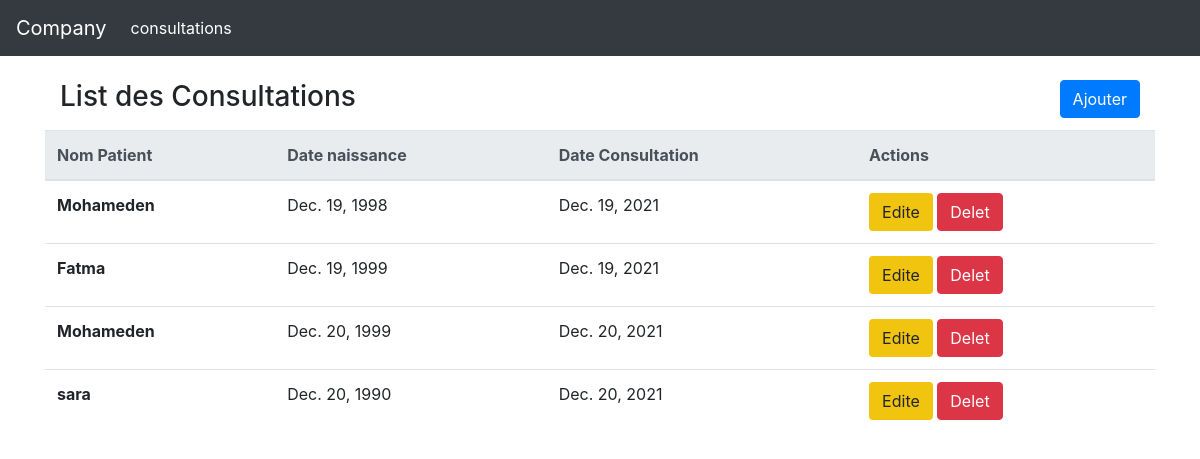
Before: / with the older database file.
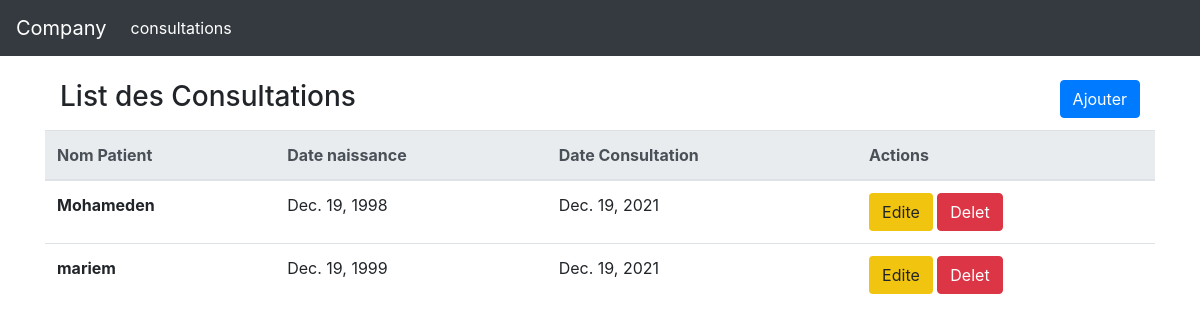
After: the same page with the newer database file.
### Dev/models.py (models this page shows, shortened)
class Consultation(models.Model):
    SEX = (
        ('Homme', 'Homme'),
        ('Femme', 'Femme')
    )
    GROUPE_SANGUIN = (
        ('O+', 'O+'),
        ('A+', 'A+'),
        ('B+', 'B+'),
        ('O-', 'O-'),
        ('A-', 'A-'),
        ('AB+', 'AB+'),
        ('B-', 'B-'),
        ('AB-', 'AB-')
    )
    nom = models.CharField(max_length=50,default="")
    prenom =  models.CharField(max_length=50,default="")
    Date_Naissance = models.DateField()
    sex =  models.CharField(max_length=6,default="", choices=SEX)
    groupe_Sanguin = models.CharField(max_length=3,default="", choices=GROUPE_SANGUIN)
    profile_pic = models.ImageField(null=True, blank=True)
    Date_Consultation = models.DateField()
    Poids = models.FloatField(default="")
    Tension = models.CharField(max_length=20,default="")
    Taille = models.FloatField(default="")
    Observation = models.TextField(max_length=5000,default="")

### Dev/views.py (the view)
# urls.py: 2. Add a URL to urlpatterns:  path('', views.home, name='home')
def home(request):
    Consult = Consultation.objects.all()
    return render(request, 'home.html', {'Consult' : Consult})

### templates/home.html
 {% extends "header.html" %}
     {% block  content %}
     <br>
  <div class="container">
    <section class="content-header">
      <div class="container-fluid">
        <div class="row mb-2">
          <div class="col-sm-6">
            <h3>List des Consultations</h3>
          </div>
          <div class="col-sm-6 ">
            <a class="btn btn-primary float-sm-right" href="{% url 'AjoutConsultation' %}">Ajouter</a>
          </div>
        </div>
      </div>
    </section>
        <table class="table">
        <thead class="thead-light">
          <tr>
            <th scope="col">Nom Patient</th>
            <th scope="col">Date naissance</th>
            <th scope="col">Date Consultation</th>
            <th scope="col">Actions</th>
          </tr>
        </thead>
        <tbody>
        {% for C in Consult%}
          <tr>
            <th scope="row">{{C.nom}}</th>
            <td>{{C.Date_Naissance}}</td>
            <td>{{C.Date_Consultation}}</td>
            <td>
            <a class="btn" href="{% url 'Update' C.pk %}" style="background-color : #F1C40F"  >Edite</a>
            <a class="btn btn-danger" href="{% url 'Delete' C.pk %}">Delet</a>
            </td>
          </tr>
        {% endfor %}
        </tbody>
      </table>
      </div>
  {% endblock %}

### templates/header.html (shortened to what this page needs)
{% load static %}
<!DOCTYPE html>
<html>
    <head>
         <link rel="stylesheet" href="{%static 'dist/css/bootstrap.min.css'%}">
    </head>
    <body>
    <nav class="navbar navbar-expand-lg navbar-dark bg-dark">
      <a class="navbar-brand" href="#">Company</a>
      <div class="collapse navbar-collapse" id="navbarNavAltMarkup">
        <div class="navbar-nav">
          <a class="nav-item nav-link active" href="{% url 'home' %}">consultations </a>
        </div>
      </div>
    </nav>
     {% block  content %}
    {% endblock %}
    </body>
</html>

Changed rows visible on the page:
removed Consultation: nom "Mohameden", Date_Naissance "Dec. 20, 1999", Date_Consultation "Dec. 20, 2021"
removed Consultation: nom "sara", Date_Naissance "Dec. 20, 1990", Date_Consultation "Dec. 20, 2021"
changed Consultation: nom "Fatma" → "mariem"
